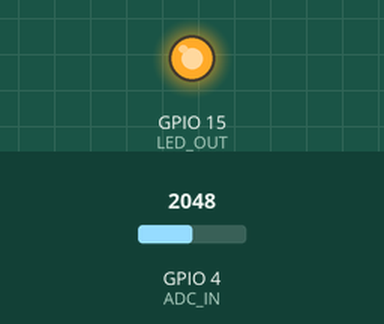
Bench run of a program on a simulated ESP32-S3. On the bench: output pins drawn as LEDs (lit = HIGH). Inputs (shaded band) come from the test bench; at power-on: GPIO 4 (ADC_IN) = 2048. What the program prints to the serial monitor is not drawn.

Above: at 1.7 s.
1.8 s: GPIO 4 (ADC_IN) set to 3
3.3 s: GPIO 4 (ADC_IN) set to 0
5.2 s: GPIO 4 (ADC_IN) set to 2286
6.7 s: GPIO 4 (ADC_IN) set to 2385
At 7.2 s:
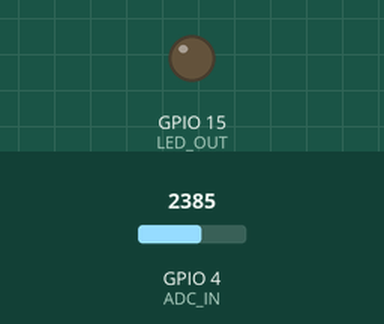
8.3 s: GPIO 4 (ADC_IN) set to 2183
9.8 s: GPIO 4 (ADC_IN) set to 2054
At 11.3 s:
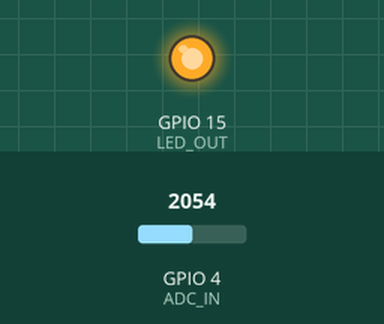
Timing chart, 0 to 12.3 s (numbered marks = the images above; inputs shaded):
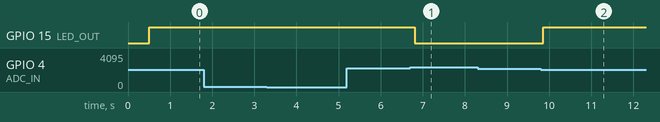

Measured:
- the behaviour switches between 2358 and 2359 on GPIO 4 (ADC_IN) (found by bisection; images 0 and 1)
- the behaviour switches between 2110 and 2109 on GPIO 4 (ADC_IN) (found by bisection; images 1 and 2)
- after the input at 1.8 s, every drawn part: stays the same
- after the input at 3.3 s, every drawn part: stays the same
- after the input at 5.2 s, every drawn part: stays the same
- after the input at 6.7 s, GPIO 15 (LED_OUT): HIGH → LOW after 0.10 s
- after the input at 8.3 s, every drawn part: stays the same
- after the input at 9.8 s, GPIO 15 (LED_OUT): LOW → HIGH after 0.05 s

The program:

main.cpp
```cpp
#include <Arduino.h>

#define COLOR_BLUE   "\033[34m"
#define COLOR_GREEN  "\033[32m"
#define COLOR_YELLOW "\033[33m"
#define COLOR_RESET  "\033[0m"

#define LED_OUT 15
#define ADC_IN 4

#define ADC_MAX 4095
#define U_REF_MV 3100
#define DELAY_MS 100
#define SAMPLES_NUM 15

#define THRESHOLD_MV 1800
#define HYSTERESIS_MV 100
#define LOW_THRESHOLD_MV (THRESHOLD_MV - HYSTERESIS_MV)
#define HIGH_THRESHOLD_MV (THRESHOLD_MV + HYSTERESIS_MV)

void setup()
{
  Serial.begin(115200);
  pinMode(LED_OUT, OUTPUT);
  delay(500);
}

float calcFromRaw(uint16_t raw)
{
  return raw / (float)ADC_MAX * U_REF_MV;
}

float deltaPercentCalc(uint32_t calculatedValue, float calibratedValue)
{
  return fabs(calculatedValue - calibratedValue) / calibratedValue * 100;
}

void loop()
{
  static bool ledState = false;

  uint16_t raw = analogRead(ADC_IN);
  uint32_t calibratedMiliVolts = analogReadMilliVolts(ADC_IN);

  float calcMilitVolts = calcFromRaw(raw);

  float deltaPercentValue = deltaPercentCalc(calcMilitVolts, calibratedMiliVolts);

  Serial.printf(
    COLOR_YELLOW "|" COLOR_RESET
    COLOR_BLUE " RAW: " COLOR_GREEN "%u "
    COLOR_YELLOW "|" COLOR_RESET
    COLOR_BLUE " Voltage: " COLOR_GREEN "%.1f mV "
    COLOR_YELLOW "|" COLOR_RESET
    COLOR_BLUE " Calibrated Voltage: " COLOR_GREEN "%u mV "
    COLOR_YELLOW "|" COLOR_RESET
    COLOR_BLUE " Delta: " COLOR_GREEN "%.1f %% "
    COLOR_YELLOW "|" COLOR_RESET "\n",
    raw,
    calcMilitVolts,
    calibratedMiliVolts,
    deltaPercentValue
  );

  if (calibratedMiliVolts < LOW_THRESHOLD_MV)
  {
    ledState = true;
  }
  else if (calibratedMiliVolts > HIGH_THRESHOLD_MV)
  {
    ledState = false;
  }

  digitalWrite(LED_OUT, ledState ? HIGH : LOW);

  delay(DELAY_MS);
}
```
